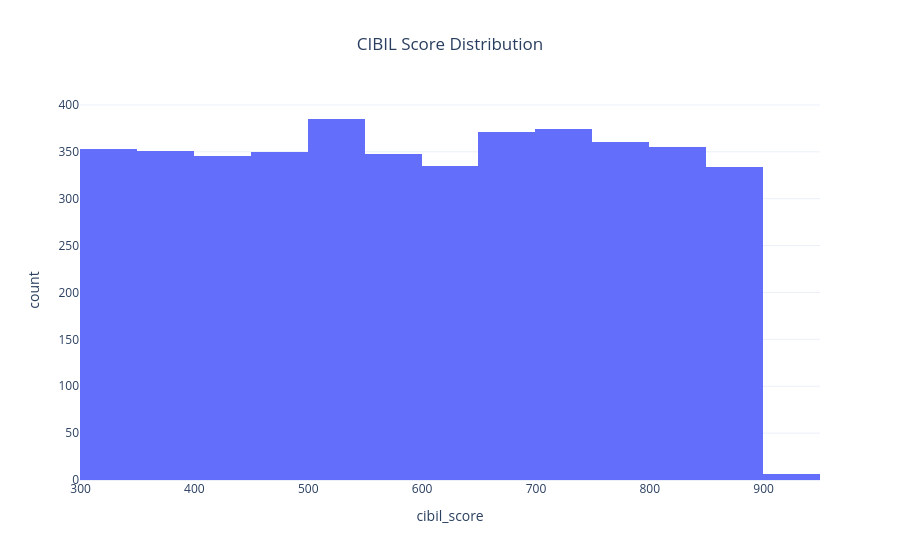

The notebook cell this image was saved under:
### Code cell
fig = px.histogram(df, x="cibil_score", nbins=20, title="CIBIL Score Distribution")
fig.update_layout(title_x=0.5,template="plotly_white")
fig.show()

### Figure 1 — Plotly figure (JSON) as saved in the notebook; plotly's stock layout.template omitted (floating-point values rounded to 4 significant figures; data arrays with more than 128 entries replaced by an {"elided": "..."} marker saying what was removed)
{"data": [{"bingroup": "x", "hovertemplate": "cibil_score=%{x}<br>count=%{y}<extra></extra>", "legendgroup": "", "marker": {"color": "#636efa", "pattern": {"shape": ""}}, "name": "", "nbinsx": 20, "orientation": "v", "showlegend": false, "type": "histogram", "x": {"elided": "4269 int values"}, "xaxis": "x", "yaxis": "y"}], "layout": {"barmode": "relative", "legend": {"tracegroupgap": 0}, "title": {"text": "CIBIL Score Distribution", "x": 0.5}, "xaxis": {"anchor": "y", "domain": [0, 1], "title": {"text": "cibil_score"}}, "yaxis": {"anchor": "x", "domain": [0, 1], "title": {"text": "count"}}}}
